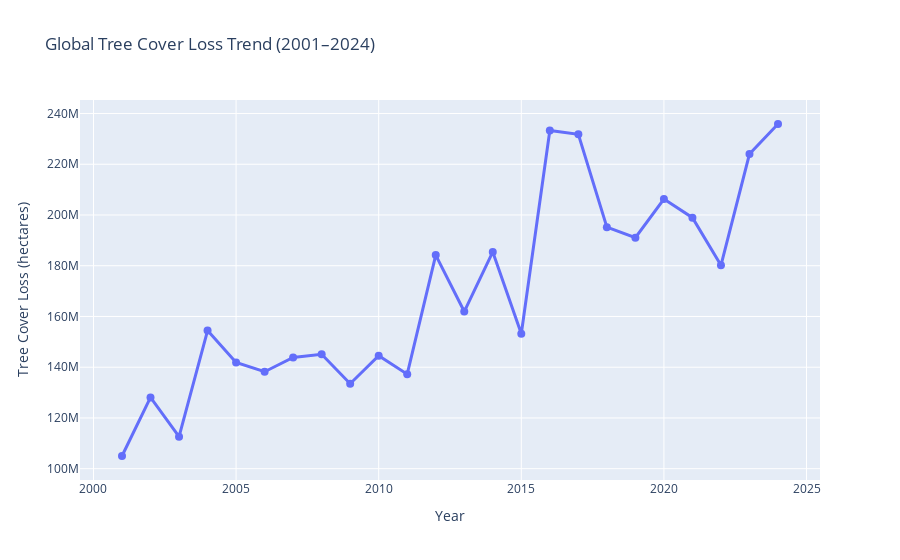

The notebook cell this image was saved under:
### Markdown cell above
## 1. Global Forest Loss Trends

### Code cell
yearly_loss = df.groupby("year", as_index=False)["tree_cover_loss_ha"].sum()

fig = px.line(yearly_loss, x="year", y="tree_cover_loss_ha",
              title="Global Tree Cover Loss Trend (2001–2024)",
              labels={"tree_cover_loss_ha": "Tree Cover Loss (hectares)", "year": "Year"},
              markers=True)
fig.update_traces(line_width=3, marker_size=8)
fig.show()

### Figure 1 — Plotly figure (JSON) as saved in the notebook; plotly's stock layout.template omitted (floating-point values rounded to 4 significant figures)
{"data": [{"hovertemplate": "Year=%{x}<br>Tree Cover Loss (hectares)=%{y}<extra></extra>", "legendgroup": "", "line": {"color": "#636efa", "dash": "solid", "width": 3}, "marker": {"size": 8, "symbol": "circle"}, "mode": "lines+markers", "name": "", "orientation": "v", "showlegend": false, "type": "scatter", "x": [2001, 2002, 2003, 2004, 2005, 2006, 2007, 2008, 2009, 2010, 2011, 2012, 2013, 2014, 2015, 2016, 2017, 2018, 2019, 2020, 2021, 2022, 2023, 2024], "xaxis": "x", "y": [105000000.0, 128100000.0, 112600000.0, 154400000.0, 141800000.0, 138200000.0, 143800000.0, 145100000.0, 133500000.0, 144500000.0, 137200000.0, 184200000.0, 161900000.0, 185400000.0, 153200000.0, 233300000.0, 231800000.0, 195200000.0, 191000000.0, 206300000.0, 199000000.0, 180200000.0, 224000000.0, 235900000.0], "yaxis": "y"}], "layout": {"legend": {"tracegroupgap": 0}, "title": {"text": "Global Tree Cover Loss Trend (2001–2024)"}, "xaxis": {"anchor": "y", "domain": [0, 1], "title": {"text": "Year"}}, "yaxis": {"anchor": "x", "domain": [0, 1], "title": {"text": "Tree Cover Loss (hectares)"}}}}
